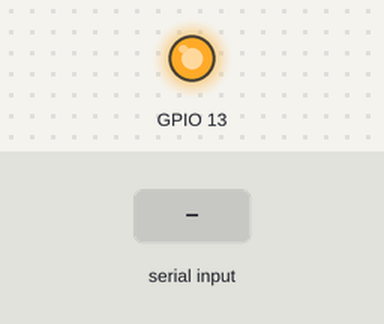
Bench run of a sketch on a simulated ESP32. Parts: output pins drawn as LEDs (lit = HIGH). Dashed ring = blinking. The test bench sets the inputs (shaded band).

Above: at 3.2 s.
3.3 s: "5\n" received over Serial
At 4.1 s:
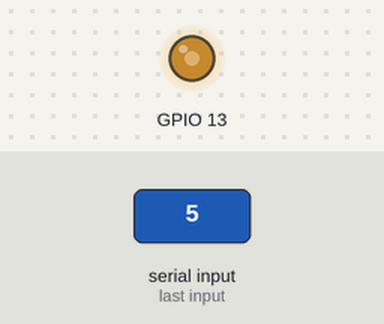
5.0 s: "90,45\n" received over Serial
At 5.31 s:
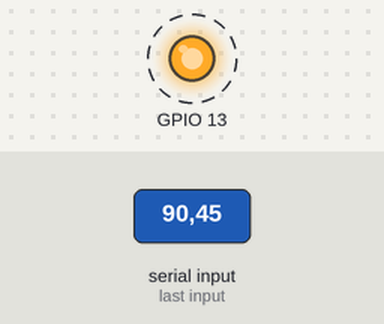
Timing chart, 0 to 14.0 s (numbered marks = the images above; inputs shaded):
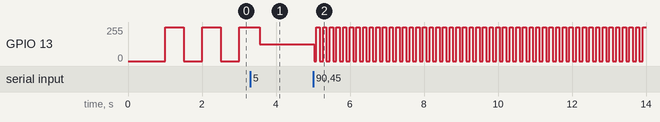

The sketch:

learn3.ino
```cpp
//LED blink frequency control - using two tasks
#if CONFIG_FREERTOS_UNICORE
static const BaseType_t app_cpu = 0;
#else
static const BaseType_t app_cpu = 1;
#endif

int delay_time = 500;
bool stringComplete = false;
String inputString = "";
char ch;

void blinkLED(void *param){
  while(1){
    digitalWrite(13,HIGH);
    vTaskDelay(delay_time/portTICK_PERIOD_MS);
    digitalWrite(13,LOW);
    vTaskDelay(delay_time/portTICK_PERIOD_MS);
  }
}

void listen_update(void *param){
  while(1){
    if(Serial.available()){
      ch = (char)Serial.read();
      if (ch == '\n') {
        stringComplete = true;
      } else {
        inputString += ch;
      }
    }
    if(stringComplete){
      inputString.trim();
      delay_time = inputString.toInt();
      stringComplete = false;
      inputString = "";
    }

  }
}


void setup() {
  // put your setup code here, to run once:
  pinMode(13,OUTPUT);
  Serial.begin(115200);
  vTaskDelay(1000/portTICK_PERIOD_MS);
  xTaskCreatePinnedToCore(
    blinkLED,
    "blink LED",
    3072,
    NULL,
    1,
    NULL,
    app_cpu
  );
  vTaskDelay(1000/portTICK_PERIOD_MS);
  xTaskCreatePinnedToCore(
    listen_update,
    "Listen and update",
    3072,
    NULL,
    1,
    NULL,
    app_cpu
  );
}

void loop() {
  // put your main code here, to run repeatedly:

}
```

Measured:
- after the input at 5.0 s, GPIO 13: alternates 255/255 for 0.09 s and 0/255 for 0.09 s, starting at once
